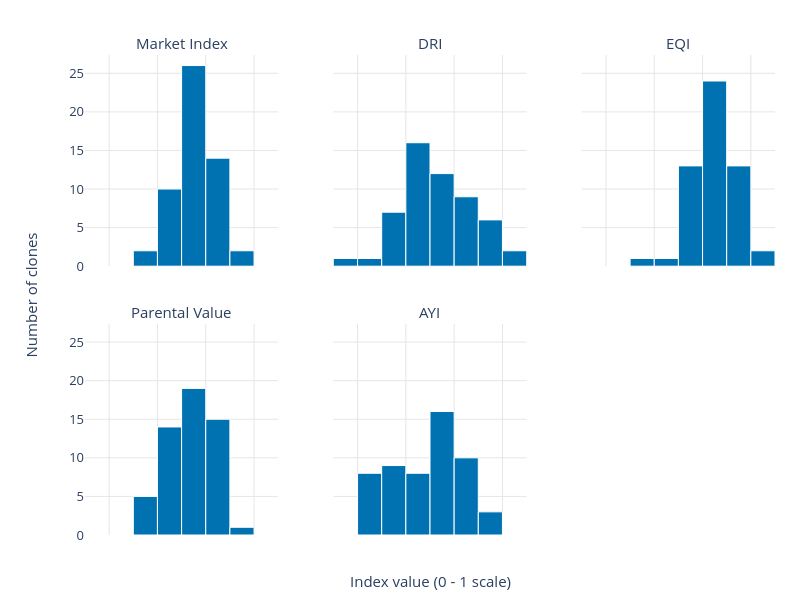

Source (notebook cell):
### Markdown cell above
*Target distribution plots" Histogram*

### Code cell
# Visualize the distribution of target columns
long_targets = (
    pheno[TARGET_COLS]
    .rename(columns=TARGET_NAMES)
    .melt(var_name='target', value_name='value')
)

fig = px.histogram(
    long_targets,
    x='value',
    facet_col='target',
    facet_col_wrap=3,
    nbins=12,
    category_orders={
        'target': [TARGET_NAMES[col] for col in TARGET_COLS]
    },
    color_discrete_sequence=[PLOT_COLORS[0]],
    labels={'value': '', 'count': ''},
    facet_col_spacing=0.08,
    facet_row_spacing=0.12,
)

fig.for_each_annotation(lambda a: a.update(text=a.text.split('=')[-1]))
fig.update_traces(marker_line_color='white', marker_line_width=1)

fig.update_xaxes(title_text='', showticklabels=False, ticks='', showgrid=True, gridcolor='#E6E6E6', zeroline=False)
fig.update_yaxes(title_text='', showgrid=True, gridcolor='#E6E6E6', zeroline=False)

fig.add_annotation(
    text='Index value (0 - 1 scale)',
    xref='paper',
    yref='paper',
    x=0.5,
    y=-0.12,
    showarrow=False,
)
fig.add_annotation(
    text='Number of clones',
    xref='paper',
    yref='paper',
    x=-0.095,
    y=0.5,
    textangle=-90,
    showarrow=False,
)

fig.update_layout(
    template='plotly_white',
    width=800,
    height=600,
    showlegend=False,
    margin=dict(l=85, r=25, t=55, b=65),
    font=dict(size=13),
)
fig.update_annotations(font_size=15)

save_figure(fig, 'fig01_target_distributions')
fig.show(config={'responsive': True})

### Figure 1 — Plotly figure (JSON) as saved in the notebook; plotly's stock layout.template omitted (floating-point values rounded to 4 significant figures)
{"data": [{"bingroup": "x", "hovertemplate": "target=Market Index<br>=%{x}<br>count=%{y}<extra></extra>", "legendgroup": "", "marker": {"color": "#0072B2", "line": {"color": "white", "width": 1}, "pattern": {"shape": ""}}, "name": "", "nbinsx": 12, "orientation": "v", "showlegend": false, "type": "histogram", "x": [0.5207, 0.7872, 0.6183, 0.5445, 0.5522, 0.6666, 0.6339, 0.5355, 0.6574, 0.5856, 0.6072, 0.5319, 0.5153, 0.6282, 0.5818, 0.4901, 0.4463, 0.5185, 0.4584, 0.5517, 0.5316, 0.5519, 0.5447, 0.4259, 0.7053, 0.6611, 0.5185, 0.4478, 0.552, 0.593, 0.3971, 0.6478, 0.6476, 0.5064, 0.5805, 0.5529, 0.5268, 0.4912, 0.5277, 0.6094, 0.6588, 0.6309, 0.4611, 0.5887, 0.5077, 0.547, 0.3355, 0.6798, 0.4248, 0.4554, 0.6791, 0.5857, 0.4168, 0.5125], "xaxis": "x4", "yaxis": "y4"}, {"bingroup": "x", "hovertemplate": "target=DRI<br>=%{x}<br>count=%{y}<extra></extra>", "legendgroup": "", "marker": {"color": "#0072B2", "line": {"color": "white", "width": 1}, "pattern": {"shape": ""}}, "name": "", "nbinsx": 12, "orientation": "v", "showlegend": false, "type": "histogram", "x": [0.4037, 0.8501, 0.6896, 0.4571, 0.4571, 0.7151, 0.6999, 0.4787, 0.6709, 0.4391, 0.7063, 0.4156, 0.3929, 0.6197, 0.6107, 0.1984, 0.4357, 0.4164, 0.4857, 0.525, 0.5129, 0.5929, 0.5436, 0.4, 0.8714, 0.6929, 0.5177, 0.4324, 0.7441, 0.6601, 0.3293, 0.6604, 0.5417, 0.4374, 0.4521, 0.3156, 0.6573, 0.3194, 0.4816, 0.5357, 0.5583, 0.5401, 0.4661, 0.775, 0.55, 0.5302, 0.3, 0.7699, 0.3286, 0.2609, 0.775, 0.55, 0.4756, 0.3773], "xaxis": "x5", "yaxis": "y5"}, {"bingroup": "x", "hovertemplate": "target=EQI<br>=%{x}<br>count=%{y}<extra></extra>", "legendgroup": "", "marker": {"color": "#0072B2", "line": {"color": "white", "width": 1}, "pattern": {"shape": ""}}, "name": "", "nbinsx": 12, "orientation": "v", "showlegend": false, "type": "histogram", "x": [0.5701, 0.7834, 0.5562, 0.6241, 0.6783, 0.7779, 0.5922, 0.5645, 0.7033, 0.7109, 0.5679, 0.6669, 0.7826, 0.6467, 0.5918, 0.5561, 0.6349, 0.737, 0.6287, 0.6655, 0.6426, 0.5989, 0.8147, 0.5983, 0.7328, 0.7008, 0.6559, 0.69, 0.6217, 0.647, 0.5288, 0.7539, 0.628, 0.6941, 0.6374, 0.745, 0.6599, 0.5065, 0.6932, 0.6128, 0.8229, 0.7511, 0.6121, 0.6852, 0.6218, 0.5654, 0.3585, 0.6182, 0.6548, 0.6356, 0.7364, 0.716, 0.4116, 0.5131], "xaxis": "x6", "yaxis": "y6"}, {"bingroup": "x", "hovertemplate": "target=Parental Value<br>=%{x}<br>count=%{y}<extra></extra>", "legendgroup": "", "marker": {"color": "#0072B2", "line": {"color": "white", "width": 1}, "pattern": {"shape": ""}}, "name": "", "nbinsx": 12, "orientation": "v", "showlegend": false, "type": "histogram", "x": [0.5108, 0.788, 0.6307, 0.5285, 0.5269, 0.6444, 0.6422, 0.5297, 0.6482, 0.5606, 0.615, 0.5049, 0.4618, 0.6245, 0.5798, 0.4769, 0.4085, 0.4748, 0.4243, 0.5289, 0.5094, 0.5425, 0.4907, 0.3915, 0.6998, 0.6531, 0.4911, 0.3994, 0.5381, 0.5822, 0.3708, 0.6266, 0.6516, 0.4689, 0.5691, 0.5144, 0.5001, 0.4881, 0.4946, 0.6088, 0.626, 0.6068, 0.4309, 0.5694, 0.4849, 0.5433, 0.3309, 0.6921, 0.3788, 0.4194, 0.6676, 0.5597, 0.4178, 0.5124], "xaxis": "x", "yaxis": "y"}, {"bingroup": "x", "hovertemplate": "target=AYI<br>=%{x}<br>count=%{y}<extra></extra>", "legendgroup": "", "marker": {"color": "#0072B2", "line": {"color": "white", "width": 1}, "pattern": {"shape": ""}}, "name": "", "nbinsx": 12, "orientation": "v", "showlegend": false, "type": "histogram", "x": [0.5884, 0.7281, 0.609, 0.5521, 0.521, 0.5068, 0.6096, 0.5633, 0.598, 0.6069, 0.5474, 0.5132, 0.3703, 0.6181, 0.5428, 0.7158, 0.2681, 0.402, 0.2608, 0.4645, 0.4395, 0.464, 0.2759, 0.2795, 0.5117, 0.5896, 0.382, 0.2211, 0.2902, 0.4718, 0.3333, 0.5291, 0.7733, 0.3877, 0.6518, 0.598, 0.2631, 0.6476, 0.4083, 0.6798, 0.5953, 0.6013, 0.305, 0.3059, 0.3513, 0.5454, 0.3479, 0.6513, 0.2909, 0.4699, 0.5258, 0.4912, 0.3632, 0.6472], "xaxis": "x2", "yaxis": "y2"}], "layout": {"annotations": [{"font": {"size": 15}, "showarrow": false, "text": "Parental Value", "x": 0.14, "xanchor": "center", "xref": "paper", "y": 0.44, "yanchor": "bottom", "yref": "paper"}, {"font": {"size": 15}, "showarrow": false, "text": "AYI", "x": 0.5, "xanchor": "center", "xref": "paper", "y": 0.44, "yanchor": "bottom", "yref": "paper"}, {"font": {"size": 15}, "showarrow": false, "text": "Market Index", "x": 0.14, "xanchor": "center", "xref": "paper", "y": 1, "yanchor": "bottom", "yref": "paper"}, {"font": {"size": 15}, "showarrow": false, "text": "DRI", "x": 0.5, "xanchor": "center", "xref": "paper", "y": 1, "yanchor": "bottom", "yref": "paper"}, {"font": {"size": 15}, "showarrow": false, "text": "EQI", "x": 0.86, "xanchor": "center", "xref": "paper", "y": 1, "yanchor": "bottom", "yref": "paper"}, {"font": {"size": 15}, "showarrow": false, "text": "Index value (0 - 1 scale)", "x": 0.5, "xref": "paper", "y": -0.12, "yref": "paper"}, {"font": {"size": 15}, "showarrow": false, "text": "Number of clones", "textangle": -90, "x": -0.095, "xref": "paper", "y": 0.5, "yref": "paper"}], "barmode": "relative", "font": {"size": 13}, "height": 600, "legend": {"tracegroupgap": 0}, "margin": {"b": 65, "l": 85, "r": 25, "t": 55}, "showlegend": false, "width": 800, "xaxis": {"anchor": "y", "domain": [0, 0.28], "gridcolor": "#E6E6E6", "showgrid": true, "showticklabels": false, "ticks": "", "title": {"text": ""}, "zeroline": false}, "xaxis2": {"anchor": "y2", "domain": [0.36, 0.64], "gridcolor": "#E6E6E6", "matches": "x", "showgrid": true, "showticklabels": false, "ticks": "", "title": {"text": ""}, "zeroline": false}, "xaxis3": {"anchor": "y3", "domain": [0.72, 1], "gridcolor": "#E6E6E6", "matches": "x", "showgrid": true, "showticklabels": false, "ticks": "", "title": {"text": ""}, "zeroline": false}, "xaxis4": {"anchor": "y4", "domain": [0, 0.28], "gridcolor": "#E6E6E6", "matches": "x", "showgrid": true, "showticklabels": false, "ticks": "", "title": {"text": ""}, "zeroline": false}, "xaxis5": {"anchor": "y5", "domain": [0.36, 0.64], "gridcolor": "#E6E6E6", "matches": "x", "showgrid": true, "showticklabels": false, "ticks": "", "title": {"text": ""}, "zeroline": false}, "xaxis6": {"anchor": "y6", "domain": [0.72, 1], "gridcolor": "#E6E6E6", "matches": "x", "showgrid": true, "showticklabels": false, "ticks": "", "title": {"text": ""}, "zeroline": false}, "yaxis": {"anchor": "x", "domain": [0, 0.44], "gridcolor": "#E6E6E6", "showgrid": true, "title": {"text": ""}, "zeroline": false}, "yaxis2": {"anchor": "x2", "domain": [0, 0.44], "gridcolor": "#E6E6E6", "matches": "y", "showgrid": true, "showticklabels": false, "title": {"text": ""}, "zeroline": false}, "yaxis3": {"anchor": "x3", "domain": [0, 0.44], "gridcolor": "#E6E6E6", "matches": "y", "showgrid": true, "showticklabels": false, "title": {"text": ""}, "zeroline": false}, "yaxis4": {"anchor": "x4", "domain": [0.56, 1], "gridcolor": "#E6E6E6", "matches": "y", "showgrid": true, "title": {"text": ""}, "zeroline": false}, "yaxis5": {"anchor": "x5", "domain": [0.56, 1], "gridcolor": "#E6E6E6", "matches": "y", "showgrid": true, "showticklabels": false, "title": {"text": ""}, "zeroline": false}, "yaxis6": {"anchor": "x6", "domain": [0.56, 1], "gridcolor": "#E6E6E6", "matches": "y", "showgrid": true, "showticklabels": false, "title": {"text": ""}, "zeroline": false}}}
